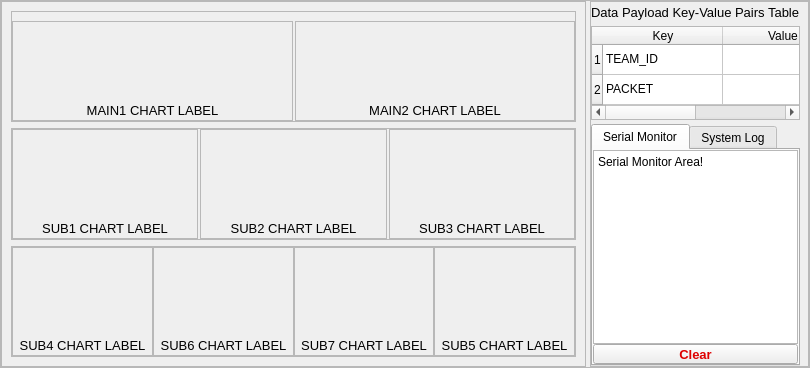
     <widget class="QFrame" name="fr_cen_2">
      <property name="frameShape">
       <enum>QFrame::StyledPanel</enum>
      </property>
      <property name="frameShadow">
       <enum>QFrame::Raised</enum>
      </property>
      <layout class="QHBoxLayout" name="horizontalLayout_9" stretch="6,2">
       <property name="spacing">
        <number>4</number>
       </property>
       <property name="leftMargin">
        <number>0</number>
       </property>
       <property name="topMargin">
        <number>0</number>
       </property>
       <property name="rightMargin">
        <number>0</number>
       </property>
       <property name="bottomMargin">
        <number>0</number>
       </property>
       <item>
        <widget class="QFrame" name="fr_cen_2_1">
         <property name="frameShape">
          <enum>QFrame::StyledPanel</enum>
         </property>
         <property name="frameShadow">
          <enum>QFrame::Raised</enum>
         </property>
         <layout class="QVBoxLayout" name="verticalLayout_15" stretch="1,1,1">
          <item>
           <widget class="QFrame" name="fr_main_chart">
            <property name="frameShape">
             <enum>QFrame::StyledPanel</enum>
            </property>
            <property name="frameShadow">
             <enum>QFrame::Raised</enum>
            </property>
            <layout class="QHBoxLayout" name="horizontalLayout_12" stretch="1,1">
             <property name="spacing">
              <number>2</number>
             </property>
             <property name="leftMargin">
              <number>0</number>
             </property>
             <property name="rightMargin">
              <number>0</number>
             </property>
             <property name="bottomMargin">
              <number>0</number>
             </property>
             <item>
              <widget class="QFrame" name="fr_main1">
               <property name="frameShape">
                <enum>QFrame::StyledPanel</enum>
               </property>
               <property name="frameShadow">
                <enum>QFrame::Raised</enum>
               </property>
               <layout class="QVBoxLayout" name="verticalLayout_16">
                <property name="spacing">
                 <number>0</number>
                </property>
                <property name="leftMargin">
                 <number>0</number>
                </property>
                <property name="topMargin">
                 <number>0</number>
                </property>
                <property name="rightMargin">
                 <number>0</number>
                </property>
                <property name="bottomMargin">
                 <number>0</number>
                </property>
                <item>
                 <widget class="QWidget" name="mpl_c1" native="true"/>
                </item>
                <item>
                 <widget class="QLabel" name="lb_main1">
                  <property name="minimumSize">
                   <size>
                    <width>0</width>
                    <height>20</height>
                   </size>
                  </property>
                  <property name="maximumSize">
                   <size>
                    <width>16777215</width>
                    <height>20</height>
                   </size>
                  </property>
                  <property name="font">
                   <font>
                    <pointsize>10</pointsize>
                   </font>
                  </property>
                  <property name="text">
                   <string>MAIN1 CHART LABEL</string>
                  </property>
                  <property name="alignment">
                   <set>Qt::AlignCenter</set>
                  </property>
                 </widget>
                </item>
               </layout>
              </widget>
             </item>
             <item>
              <widget class="QFrame" name="fr_main2">
               <property name="frameShape">
                <enum>QFrame::StyledPanel</enum>
               </property>
               <property name="frameShadow">
                <enum>QFrame::Raised</enum>
               </property>
               <layout class="QVBoxLayout" name="verticalLayout_17">
                <property name="spacing">
                 <number>0</number>
                </property>
                <property name="leftMargin">
                 <number>0</number>
                </property>
                <property name="topMargin">
                 <number>0</number>
                </property>
                <property name="rightMargin">
                 <number>0</number>
                </property>
                <property name="bottomMargin">
                 <number>0</number>
                </property>
                <item>
                 <widget class="QWidget" name="mpl_c2" native="true"/>
                </item>
                <item>
                 <widget class="QLabel" name="lb_main2">
                  <property name="minimumSize">
                   <size>
                    <width>0</width>
                    <height>20</height>
                   </size>
                  </property>
                  <property name="maximumSize">
                   <size>
                    <width>16777215</width>
                    <height>20</height>
                   </size>
                  </property>
                  <property name="font">
                   <font>
                    <pointsize>10</pointsize>
                   </font>
                  </property>
                  <property name="text">
                   <string>MAIN2 CHART LABEL</string>
                  </property>
                  <property name="alignment">
                   <set>Qt::AlignCenter</set>
                  </property>
                 </widget>
                </item>
               </layout>
              </widget>
             </item>
            </layout>
           </widget>
          </item>
          <item>
           <widget class="QFrame" name="fr_sub_chart">
            <property name="frameShape">
             <enum>QFrame::StyledPanel</enum>
            </property>
            <property name="frameShadow">
             <enum>QFrame::Raised</enum>
            </property>
            <layout class="QHBoxLayout" name="horizontalLayout_11" stretch="1,1,1">
             <property name="spacing">
              <number>2</number>
             </property>
             <property name="leftMargin">
              <number>0</number>
             </property>
             <property name="topMargin">
              <number>0</number>
             </property>
             <property name="rightMargin">
              <number>0</number>
             </property>
             <property name="bottomMargin">
              <number>0</number>
             </property>
             <item>
              <widget class="QFrame" name="fr_sub1">
               <property name="frameShape">
                <enum>QFrame::StyledPanel</enum>
               </property>
               <property name="frameShadow">
                <enum>QFrame::Raised</enum>
               </property>
               <layout class="QVBoxLayout" name="verticalLayout_18">
                <property name="spacing">
                 <number>0</number>
                </property>
                <property name="leftMargin">
                 <number>0</number>
                </property>
                <property name="topMargin">
                 <number>0</number>
                </property>
                <property name="rightMargin">
                 <number>0</number>
                </property>
                <property name="bottomMargin">
                 <number>0</number>
                </property>
                <item>
                 <widget class="QWidget" name="mpl_c3" native="true"/>
                </item>
                <item>
                 <widget class="QLabel" name="lb_sub1">
                  <property name="minimumSize">
                   <size>
                    <width>0</width>
                    <height>20</height>
                   </size>
                  </property>
                  <property name="maximumSize">
                   <size>
                    <width>16777215</width>
                    <height>20</height>
                   </size>
                  </property>
                  <property name="font">
                   <font>
                    <pointsize>10</pointsize>
                   </font>
                  </property>
                  <property name="text">
                   <string>SUB1 CHART LABEL</string>
                  </property>
                  <property name="alignment">
                   <set>Qt::AlignCenter</set>
                  </property>
                 </widget>
                </item>
               </layout>
              </widget>
             </item>
             <item>
              <widget class="QFrame" name="fr_sub2">
               <property name="frameShape">
                <enum>QFrame::StyledPanel</enum>
               </property>
               <property name="frameShadow">
                <enum>QFrame::Raised</enum>
               </property>
               <layout class="QVBoxLayout" name="verticalLayout_19">
                <property name="spacing">
                 <number>0</number>
                </property>
                <property name="leftMargin">
                 <number>0</number>
                </property>
                <property name="topMargin">
                 <number>0</number>
                </property>
                <property name="rightMargin">
                 <number>0</number>
                </property>
                <property name="bottomMargin">
                 <number>0</number>
                </property>
                <item>
                 <widget class="QWidget" name="mpl_c4" native="true"/>
                </item>
                <item>
                 <widget class="QLabel" name="lb_sub2">
                  <property name="minimumSize">
                   <size>
                    <width>0</width>
                    <height>20</height>
                   </size>
                  </property>
                  <property name="maximumSize">
                   <size>
                    <width>16777215</width>
                    <height>20</height>
                   </size>
                  </property>
                  <property name="font">
                   <font>
                    <pointsize>10</pointsize>
                   </font>
                  </property>
                  <property name="text">
                   <string>SUB2 CHART LABEL</string>
                  </property>
                  <property name="alignment">
                   <set>Qt::AlignCenter</set>
                  </property>
                 </widget>
                </item>
               </layout>
              </widget>
             </item>
             <item>
              <widget class="QFrame" name="fr_sub3">
               <property name="frameShape">
                <enum>QFrame::StyledPanel</enum>
               </property>
               <property name="frameShadow">
                <enum>QFrame::Raised</enum>
               </property>
               <layout class="QVBoxLayout" name="verticalLayout_20">
                <property name="spacing">
                 <number>0</number>
                </property>
                <property name="leftMargin">
                 <number>0</number>
                </property>
                <property name="topMargin">
                 <number>0</number>
                </property>
                <property name="rightMargin">
                 <number>0</number>
                </property>
                <property name="bottomMargin">
                 <number>0</number>
                </property>
                <item>
                 <widget class="QWidget" name="mpl_c5" native="true"/>
                </item>
                <item>
                 <widget class="QLabel" name="lb_sub3">
                  <property name="minimumSize">
                   <size>
                    <width>0</width>
                    <height>20</height>
                   </size>
                  </property>
                  <property name="maximumSize">
                   <size>
                    <width>16777215</width>
                    <height>20</height>
                   </size>
                  </property>
                  <property name="font">
                   <font>
                    <pointsize>10</pointsize>
                   </font>
                  </property>
                  <property name="text">
                   <string>SUB3 CHART LABEL</string>
                  </property>
                  <property name="alignment">
                   <set>Qt::AlignCenter</set>
                  </property>
                 </widget>
                </item>
               </layout>
              </widget>
             </item>
            </layout>
           </widget>
          </item>
          <item>
           <widget class="QFrame" name="fr_sub_diagram">
            <property name="frameShape">
             <enum>QFrame::StyledPanel</enum>
            </property>
            <property name="frameShadow">
             <enum>QFrame::Raised</enum>
            </property>
            <layout class="QHBoxLayout" name="horizontalLayout_10" stretch="1,1,1,1">
             <property name="spacing">
              <number>0</number>
             </property>
             <property name="leftMargin">
              <number>0</number>
             </property>
             <property name="topMargin">
              <number>0</number>
             </property>
             <property name="rightMargin">
              <number>0</number>
             </property>
             <property name="bottomMargin">
              <number>0</number>
             </property>
             <item>
              <widget class="QFrame" name="fr_sub1_2">
               <property name="frameShape">
                <enum>QFrame::StyledPanel</enum>
               </property>
               <property name="frameShadow">
                <enum>QFrame::Raised</enum>
               </property>
               <layout class="QVBoxLayout" name="verticalLayout_23">
                <property name="spacing">
                 <number>0</number>
                </property>
                <property name="leftMargin">
                 <number>0</number>
                </property>
                <property name="topMargin">
                 <number>0</number>
                </property>
                <property name="rightMargin">
                 <number>0</number>
                </property>
                <property name="bottomMargin">
                 <number>0</number>
                </property>
                <item>
                 <widget class="QWidget" name="mpl_c6" native="true"/>
                </item>
                <item>
                 <widget class="QLabel" name="lb_sub4">
                  <property name="minimumSize">
                   <size>
                    <width>0</width>
                    <height>20</height>
                   </size>
                  </property>
                  <property name="maximumSize">
                   <size>
                    <width>16777215</width>
                    <height>20</height>
                   </size>
                  </property>
                  <property name="font">
                   <font>
                    <pointsize>10</pointsize>
                   </font>
                  </property>
                  <property name="text">
                   <string>SUB4 CHART LABEL</string>
                  </property>
                  <property name="alignment">
                   <set>Qt::AlignCenter</set>
                  </property>
                 </widget>
                </item>
               </layout>
              </widget>
             </item>
             <item>
              <widget class="QFrame" name="fr_sub2_2">
               <property name="frameShape">
                <enum>QFrame::StyledPanel</enum>
               </property>
               <property name="frameShadow">
                <enum>QFrame::Raised</enum>
               </property>
               <layout class="QVBoxLayout" name="verticalLayout_25">
                <property name="spacing">
                 <number>0</number>
                </property>
                <property name="leftMargin">
                 <number>0</number>
                </property>
                <property name="topMargin">
                 <number>0</number>
                </property>
                <property name="rightMargin">
                 <number>0</number>
                </property>
                <property name="bottomMargin">
                 <number>0</number>
                </property>
                <item>
                 <widget class="QWidget" name="mpl_c7" native="true"/>
                </item>
                <item>
                 <widget class="QLabel" name="lb_sub6">
                  <property name="minimumSize">
                   <size>
                    <width>0</width>
                    <height>20</height>
                   </size>
                  </property>
                  <property name="maximumSize">
                   <size>
                    <width>16777215</width>
                    <height>20</height>
                   </size>
                  </property>
                  <property name="font">
                   <font>
                    <pointsize>10</pointsize>
                   </font>
                  </property>
                  <property name="text">
                   <string>SUB6 CHART LABEL</string>
                  </property>
                  <property name="alignment">
                   <set>Qt::AlignCenter</set>
                  </property>
                 </widget>
                </item>
               </layout>
              </widget>
             </item>
             <item>
              <widget class="QFrame" name="fr_sub3_2">
               <property name="frameShape">
                <enum>QFrame::StyledPanel</enum>
               </property>
               <property name="frameShadow">
                <enum>QFrame::Raised</enum>
               </property>
               <layout class="QVBoxLayout" name="verticalLayout_26">
                <property name="spacing">
                 <number>0</number>
                </property>
                <property name="leftMargin">
                 <number>0</number>
                </property>
                <property name="topMargin">
                 <number>0</number>
                </property>
                <property name="rightMargin">
                 <number>0</number>
                </property>
                <property name="bottomMargin">
                 <number>0</number>
                </property>
                <item>
                 <widget class="QWidget" name="mpl_c8" native="true"/>
                </item>
                <item>
                 <widget class="QLabel" name="lb_sub7">
                  <property name="minimumSize">
                   <size>
                    <width>0</width>
                    <height>20</height>
                   </size>
                  </property>
                  <property name="maximumSize">
                   <size>
                    <width>16777215</width>
                    <height>20</height>
                   </size>
                  </property>
                  <property name="font">
                   <font>
                    <pointsize>10</pointsize>
                   </font>
                  </property>
                  <property name="text">
                   <string>SUB7 CHART LABEL</string>
                  </property>
                  <property name="alignment">
                   <set>Qt::AlignCenter</set>
                  </property>
                 </widget>
                </item>
               </layout>
              </widget>
             </item>
             <item>
              <widget class="QFrame" name="fr_sub3_3">
               <property name="frameShape">
                <enum>QFrame::StyledPanel</enum>
               </property>
               <property name="frameShadow">
                <enum>QFrame::Raised</enum>
               </property>
               <layout class="QVBoxLayout" name="verticalLayout_24">
                <property name="spacing">
                 <number>0</number>
                </property>
                <property name="leftMargin">
                 <number>0</number>
                </property>
                <property name="topMargin">
                 <number>0</number>
                </property>
                <property name="rightMargin">
                 <number>0</number>
                </property>
                <property name="bottomMargin">
                 <number>0</number>
                </property>
                <item>
                 <widget class="QWidget" name="mpl_c9" native="true"/>
                </item>
                <item>
                 <widget class="QLabel" name="lb_sub5">
                  <property name="minimumSize">
                   <size>
                    <width>0</width>
                    <height>20</height>
                   </size>
                  </property>
                  <property name="maximumSize">
                   <size>
                    <width>16777215</width>
                    <height>20</height>
                   </size>
                  </property>
                  <property name="font">
                   <font>
                    <pointsize>10</pointsize>
                   </font>
                  </property>
                  <property name="text">
                   <string>SUB5 CHART LABEL</string>
                  </property>
                  <property name="alignment">
                   <set>Qt::AlignCenter</set>
                  </property>
                 </widget>
                </item>
               </layout>
              </widget>
             </item>
            </layout>
           </widget>
          </item>
         </layout>
        </widget>
       </item>
       <item>
        <widget class="QFrame" name="fr_cen_2_3">
         <property name="frameShape">
          <enum>QFrame::StyledPanel</enum>
         </property>
         <property name="frameShadow">
          <enum>QFrame::Raised</enum>
         </property>
         <layout class="QVBoxLayout" name="verticalLayout_14">
          <property name="spacing">
           <number>4</number>
          </property>
          <property name="leftMargin">
           <number>0</number>
          </property>
          <property name="topMargin">
           <number>0</number>
          </property>
          <property name="rightMargin">
           <number>8</number>
          </property>
          <property name="bottomMargin">
           <number>0</number>
          </property>
          <item>
           <widget class="QLabel" name="lb_kv_table">
            <property name="minimumSize">
             <size>
              <width>0</width>
              <height>20</height>
             </size>
            </property>
            <property name="maximumSize">
             <size>
              <width>16777215</width>
              <height>20</height>
             </size>
            </property>
            <property name="font">
             <font>
              <pointsize>10</pointsize>
              <weight>50</weight>
              <bold>false</bold>
             </font>
            </property>
            <property name="text">
             <string>Data Payload Key-Value Pairs Table</string>
            </property>
           </widget>
          </item>
          <item>
           <widget class="QTableWidget" name="table_kv_payload">
            <property name="styleSheet">
             <string notr="true">font: 11pt &quot;Consolas&quot;;</string>
            </property>
            <property name="sizeAdjustPolicy">
             <enum>QAbstractScrollArea::AdjustToContents</enum>
            </property>
            <property name="showGrid">
             <bool>true</bool>
            </property>
            <property name="gridStyle">
             <enum>Qt::SolidLine</enum>
            </property>
            <attribute name="horizontalHeaderDefaultSectionSize">
             <number>120</number>
            </attribute>
            <attribute name="horizontalHeaderMinimumSectionSize">
             <number>75</number>
            </attribute>
            <attribute name="horizontalHeaderStretchLastSection">
             <bool>true</bool>
            </attribute>
            <row>
             <property name="text">
              <string>1</string>
             </property>
            </row>
            <row>
             <property name="text">
              <string>2</string>
             </property>
            </row>
            <column>
             <property name="text">
              <string>Key</string>
             </property>
            </column>
            <column>
             <property name="text">
              <string>Value</string>
             </property>
            </column>
            <item row="0" column="0">
             <property name="text">
              <string>TEAM_ID</string>
             </property>
            </item>
            <item row="1" column="0">
             <property name="text">
              <string>PACKET</string>
             </property>
            </item>
           </widget>
          </item>
          <item>
           <widget class="QTabWidget" name="tabWidget_Monitor">
            <property name="currentIndex">
             <number>0</number>
            </property>
            <widget class="QWidget" name="tab_serial_mon">
             <attribute name="title">
              <string>Serial Monitor</string>
             </attribute>
             <layout class="QVBoxLayout" name="verticalLayout_21">
              <property name="spacing">
               <number>0</number>
              </property>
              <property name="leftMargin">
               <number>0</number>
              </property>
              <property name="topMargin">
               <number>0</number>
              </property>
              <property name="rightMargin">
               <number>0</number>
              </property>
              <property name="bottomMargin">
               <number>0</number>
              </property>
              <item>
               <widget class="QPlainTextEdit" name="text_serial_mon">
                <property name="styleSheet">
                 <string notr="true">font: 9pt &quot;Consolas&quot;;</string>
                </property>
                <property name="plainText">
                 <string>Serial Monitor Area!</string>
                </property>
               </widget>
              </item>
              <item>
               <widget class="QPushButton" name="btn_serial_mon_clear">
                <property name="minimumSize">
                 <size>
                  <width>100</width>
                  <height>20</height>
                 </size>
                </property>
                <property name="maximumSize">
                 <size>
                  <width>16777215</width>
                  <height>20</height>
                 </size>
                </property>
                <property name="font">
                 <font>
                  <pointsize>10</pointsize>
                  <weight>75</weight>
                  <bold>true</bold>
                 </font>
                </property>
                <property name="cursor">
                 <cursorShape>PointingHandCursor</cursorShape>
                </property>
                <property name="styleSheet">
                 <string notr="true">color: rgb(222, 0, 0);</string>
                </property>
                <property name="text">
                 <string>Clear</string>
                </property>
                <property name="checkable">
                 <bool>false</bool>
                </property>
                <property name="checked">
                 <bool>false</bool>
                </property>
               </widget>
              </item>
             </layout>
            </widget>
            <widget class="QWidget" name="tab_sys_log">
             <attribute name="title">
              <string>System Log</string>
             </attribute>
             <layout class="QVBoxLayout" name="verticalLayout_22">
              <property name="spacing">
               <number>0</number>
              </property>
              <property name="leftMargin">
               <number>0</number>
              </property>
              <property name="topMargin">
               <number>0</number>
              </property>
              <property name="rightMargin">
               <number>0</number>
              </property>
              <property name="bottomMargin">
               <number>0</number>
              </property>
              <item>
               <widget class="QPlainTextEdit" name="text_sys_log">
                <property name="styleSheet">
                 <string notr="true">font: 9pt &quot;Consolas&quot;;</string>
                </property>
                <property name="plainText">
                 <string>System Log Area!</string>
                </property>
               </widget>
              </item>
             </layout>
            </widget>
           </widget>
          </item>
         </layout>
        </widget>
       </item>
      </layout>
     </widget>
